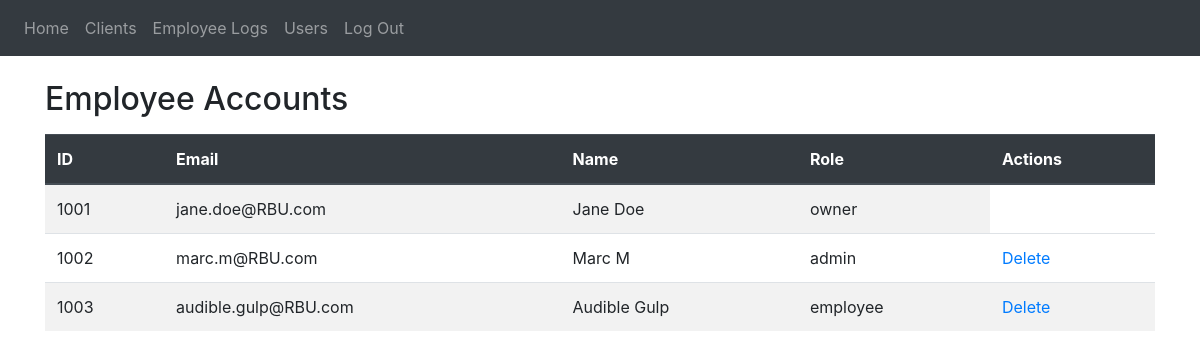
The app's page /users (signed in), older data.
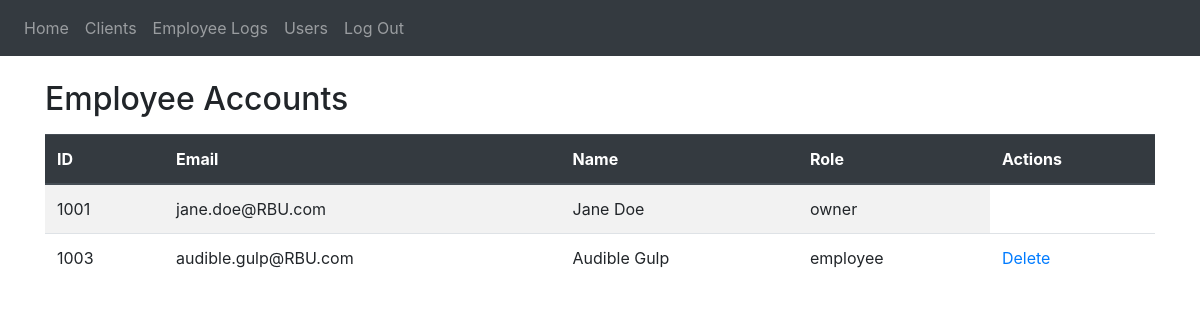
The same page, newer data.
### website/models.py (models this page shows)
class User(db.Model, UserMixin): # roles: employee, admin, owner
    id = db.Column(db.Integer, primary_key=True)
    employee_id = db.Column(db.String(20), unique=True)
    email = db.Column(db.String(150), unique=True)
    password = db.Column(db.String(150), nullable=False)
    first_name = db.Column(db.String(150))
    last_name = db.Column(db.String(150))
    role = db.Column(db.String(20), nullable=False, default="employee")
    date_created = db.Column(db.DateTime, default=datetime.utcnow)

### website/views.py (the view)
@views.route('/users')
@login_required
def users():
    if current_user.role not in ("admin", "owner"): # only upper powers can access this
        abort(403)
    all_users = User.query.all()
    return render_template("users.html", users=all_users, user=current_user)

### website/templates/users.html
{% extends "base.html" %}{% block title %}Users{% endblock %}
{% block content %}
<h2 class="mt-4">Employee Accounts</h2>
<table class="table table-striped table-hover mt-3">
    <thead class="thead-dark">
        <tr>
            <th>ID</th>
            <th>Email</th>
            <th>Name</th>
            <th>Role</th>
            {% if user.role in ['admin', 'owner'] %}
                <th>Actions</th>
            {% endif %}
        </tr>
    </thead>
    <tbody>
        {% for u in users %}
        <tr>
            <td>{{ u.id }}</td>
            <td>{{ u.email }}</td>
            <td>{{ u.first_name }} {{ u.last_name }}</td>
            <td>{{ u.role }}</td>
            {% if u.role in ['admin', 'employee'] %}
            <td><a href="{{ url_for('views.delete', id=u.id)}}" onClick="return confirm('Are you sure?')">Delete</a></td>
            {% endif %}
        </tr>
        {% endfor %}
    </tbody>
</table>
{% endblock %}

Row changes from the older to the newer data that the page shows:
removed User: id "1002", email "marc.m@RBU.com", first_name "Marc", last_name "M", role "admin"
